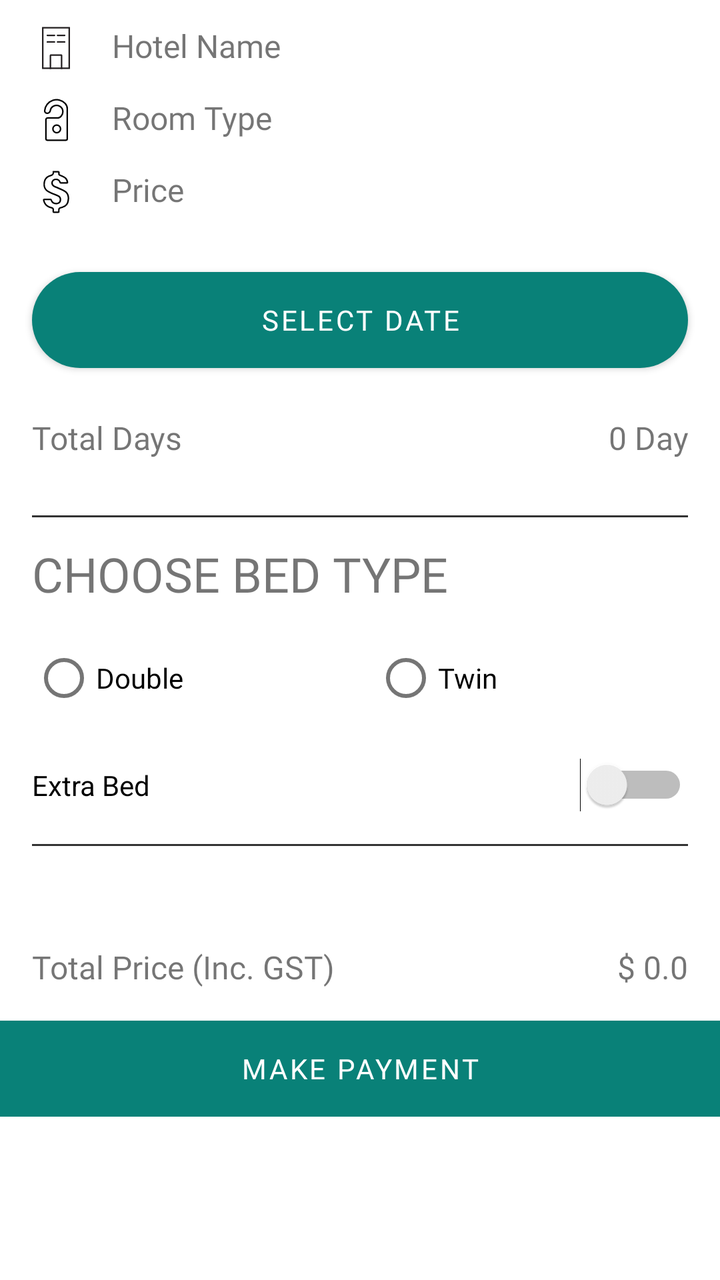
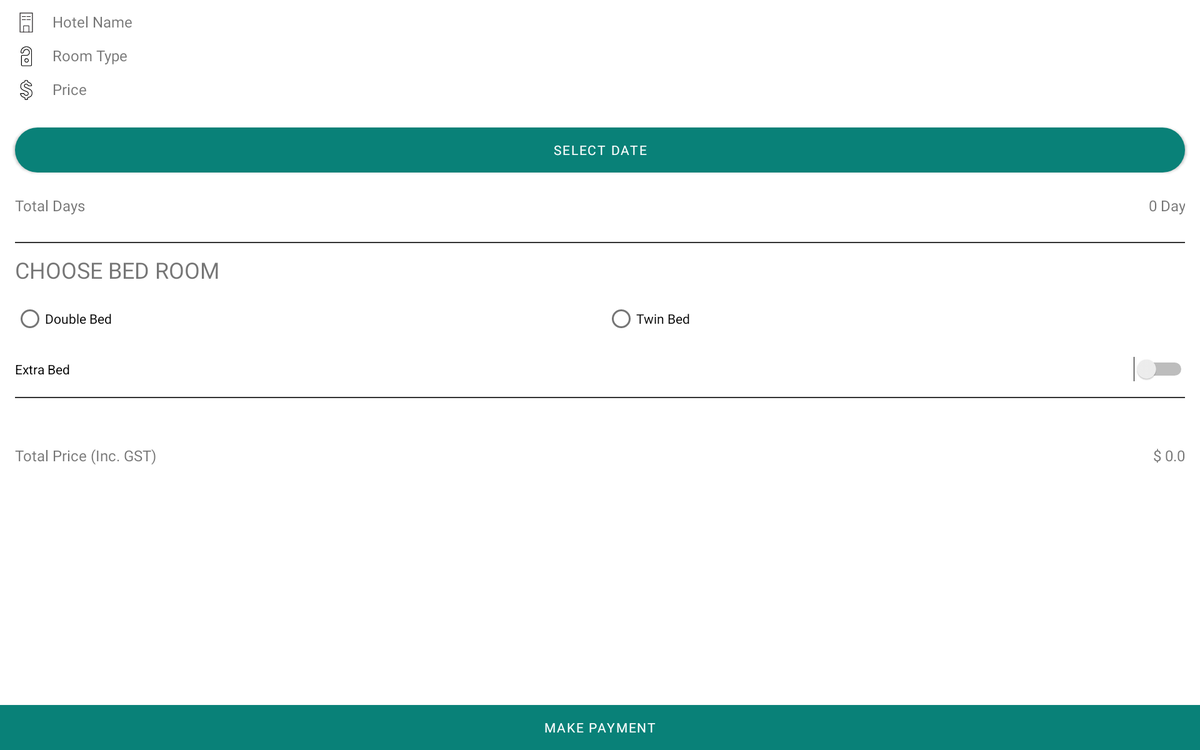

Two renders of one Android screen. The first uses the default layout on a phone; the second uses the alternative layout the repository ships for a different screen configuration, on a matching device. The two XML files are below.
<!-- AndroidManifest.xml: application theme Theme.Trippi -->
<!-- res/layout/activity_hotel_booking.xml -->
<?xml version="1.0" encoding="utf-8"?>
<ScrollView xmlns:android="http://schemas.android.com/apk/res/android"
    xmlns:app="http://schemas.android.com/apk/res-auto"
    xmlns:tools="http://schemas.android.com/tools"
    android:layout_width="match_parent"
    android:layout_height="match_parent"
    android:orientation="vertical"
    tools:context=".HotelBooking">

    <LinearLayout
        android:layout_width="match_parent"
        android:layout_height="wrap_content"
        android:orientation="vertical">

        <RelativeLayout
            android:layout_width="match_parent"
            android:layout_height="match_parent">

            <ImageView
                android:id="@+id/bookHotelImageView"
                android:layout_width="24dp"
                android:layout_height="24dp"
                android:layout_marginLeft="@dimen/pad_left"
                android:layout_marginTop="@dimen/margin_top"
                app:srcCompat="@drawable/ic_hotel" />

            <ImageView
                android:id="@+id/bookHotelRoomImageView"
                android:layout_width="24dp"
                android:layout_height="24dp"
                android:layout_below="@id/bookHotelImageView"
                android:layout_marginLeft="@dimen/pad_left"
                android:layout_marginTop="@dimen/margin_top"
                app:srcCompat="@drawable/ic_room" />

            <ImageView
                android:id="@+id/bookHotelPriceImageView"
                android:layout_width="24dp"
                android:layout_height="24dp"
                android:layout_below="@id/bookHotelRoomImageView"
                android:layout_marginLeft="@dimen/pad_left"
                android:layout_marginTop="@dimen/margin_top"
                app:srcCompat="@drawable/ic_currency" />

            <TextView
                android:id="@+id/bookHotelNameTextView"
                android:layout_width="wrap_content"
                android:layout_height="24dp"
                android:layout_marginLeft="@dimen/pad_left"
                android:layout_marginTop="@dimen/margin_top"
                android:layout_toRightOf="@id/bookHotelImageView"
                android:text="Hotel Name"
                android:textSize="@dimen/hotel_text" />

            <TextView
                android:id="@+id/bookHotelRoomTypeTextView"
                android:layout_width="wrap_content"
                android:layout_height="24dp"
                android:layout_below="@id/bookHotelNameTextView"
                android:layout_marginLeft="@dimen/pad_left"
                android:layout_marginTop="@dimen/margin_top"
                android:layout_toRightOf="@id/bookHotelRoomImageView"
                android:text="Room Type"
                android:textSize="@dimen/hotel_text" />

            <TextView
                android:id="@+id/bookHotelPriceTextView"
                android:layout_width="wrap_content"
                android:layout_height="24dp"
                android:layout_below="@id/bookHotelRoomTypeTextView"
                android:layout_marginLeft="@dimen/pad_left"
                android:layout_marginTop="@dimen/margin_top"
                android:layout_marginBottom="@dimen/pad_bottom"
                android:layout_toRightOf="@id/bookHotelPriceImageView"
                android:text="Price"
                android:textSize="@dimen/hotel_text" />
        </RelativeLayout>

        <Button
            android:id="@+id/bookHotelSelectDateButton"
            android:layout_width="match_parent"
            android:layout_height="wrap_content"
            android:layout_marginLeft="@dimen/pad_left"
            android:layout_marginTop="@dimen/margin_top"
            android:layout_marginRight="@dimen/pad_right"
            android:background="@drawable/custom_rounded_button"
            android:onClick="selectBookingDate"
            android:text="Select Date"
            android:textColor="@color/white" />

        <LinearLayout
            android:layout_width="match_parent"
            android:layout_height="match_parent"
            android:layout_marginTop="@dimen/margin_top"
            android:layout_marginBottom="@dimen/margin_bottom"
            android:orientation="horizontal">

            <TextView
                android:id="@+id/bookHotelTotalDaysLabelTextView"
                android:layout_width="wrap_content"
                android:layout_height="wrap_content"
                android:layout_marginLeft="@dimen/pad_left"
                android:layout_marginTop="@dimen/margin_top"
                android:layout_weight="1"
                android:text="Total Days"
                android:textSize="@dimen/hotel_text" />

            <TextView
                android:id="@+id/bookHotelTotalDaysTextView"
                android:layout_width="wrap_content"
                android:layout_height="wrap_content"
                android:layout_marginTop="@dimen/margin_top"
                android:layout_marginRight="@dimen/pad_right"
                android:layout_weight="1"
                android:gravity="end"
                android:text="0 Day"
                android:textDirection="ltr"
                android:textSize="@dimen/hotel_text" />
        </LinearLayout>

        <View
            android:id="@+id/speratorView2"
            android:layout_width="match_parent"
            android:layout_height="1dp"
            android:layout_marginLeft="@dimen/pad_left"
            android:layout_marginTop="@dimen/pad_top"
            android:layout_marginRight="@dimen/pad_right"
            android:background="#333333" />

        <TextView
            android:id="@+id/bookHotelBedTypeTextView"
            android:layout_width="wrap_content"
            android:layout_height="wrap_content"
            android:layout_marginLeft="@dimen/pad_left"
            android:layout_marginTop="@dimen/margin_top"
            android:text="Choose Bed Type"
            android:textAllCaps="true"
            android:textSize="@dimen/hotel_title" />

        <RadioGroup
            android:id="@+id/bedTypeRadioGroup"
            android:layout_width="match_parent"
            android:layout_height="wrap_content"
            android:layout_marginLeft="@dimen/pad_left"
            android:layout_marginTop="@dimen/margin_top"
            android:layout_marginRight="@dimen/pad_right"
            android:orientation="horizontal">

            <RadioButton
                android:id="@+id/doubleBedRadioButton"
                android:layout_width="wrap_content"
                android:layout_height="wrap_content"
                android:layout_weight="1"
                android:text="Double" />

            <RadioButton
                android:id="@+id/twinBedRadioButton"
                android:layout_width="wrap_content"
                android:layout_height="wrap_content"
                android:layout_weight="1"
                android:text="Twin" />

        </RadioGroup>

        <Switch
            android:id="@+id/extraBedSwitch"
            android:layout_width="match_parent"
            android:layout_height="match_parent"
            android:layout_marginLeft="@dimen/pad_left"
            android:layout_marginTop="@dimen/pad_top"
            android:layout_marginRight="@dimen/pad_right"
            android:layout_weight="1"
            android:text="Extra Bed" />

        <View
            android:id="@+id/speratorView"
            android:layout_width="match_parent"
            android:layout_height="1dp"
            android:layout_marginLeft="@dimen/pad_left"
            android:layout_marginTop="@dimen/pad_top"
            android:layout_marginRight="@dimen/pad_right"
            android:background="#333333" />

        <LinearLayout
            android:id="@+id/extraBedLinearLayout"
            android:layout_width="match_parent"
            android:layout_height="match_parent"
            android:layout_marginLeft="@dimen/pad_left"
            android:layout_marginTop="@dimen/margin_top"
            android:layout_marginRight="@dimen/pad_right"
            android:orientation="horizontal"
            android:visibility="invisible">

            <TextView
                android:id="@+id/extraBedPriceLabelTextView"
                android:layout_width="wrap_content"
                android:layout_height="wrap_content"
                android:layout_weight="1"
                android:text="Extra Bed Price"
                android:textSize="@dimen/hotel_text"
                android:visibility="visible" />

            <TextView
                android:id="@+id/extraBedPriceTextView"
                android:layout_width="wrap_content"
                android:layout_height="wrap_content"
                android:layout_weight="1"
                android:gravity="end"
                android:text="$ 0.0"
                android:textSize="@dimen/hotel_text"
                android:visibility="visible" />
        </LinearLayout>

        <LinearLayout
            android:layout_width="match_parent"
            android:layout_height="match_parent"
            android:layout_marginLeft="@dimen/pad_left"
            android:layout_marginTop="@dimen/pad_top"
            android:layout_marginRight="@dimen/pad_right"
            android:orientation="horizontal">

            <TextView
                android:id="@+id/bookHotelTotalPriceTextView"
                android:layout_width="wrap_content"
                android:layout_height="wrap_content"
                android:layout_marginRight="@dimen/pad_right"
                android:layout_weight="1"
                android:text="Total Price (Inc. GST)"
                android:textSize="@dimen/hotel_text" />

            <TextView
                android:id="@+id/bookHotelTotalPriceNumTextView"
                android:layout_width="wrap_content"
                android:layout_height="wrap_content"
                android:layout_weight="1"
                android:gravity="end"
                android:text="$ 0.0"
                android:textSize="@dimen/hotel_text" />
        </LinearLayout>

        <Button
            android:id="@+id/bookHotelMakePaymentButton"
            android:layout_width="match_parent"
            android:layout_height="wrap_content"
            android:layout_marginTop="@dimen/pad_top"
            android:background="@color/dark_cyan"
            android:onClick="onPaymentButtonClick"
            android:text="Make Payment"
            android:textColor="@color/white" />

    </LinearLayout>

</ScrollView>
<!-- resources referenced by this layout -->
<resources>
  <color name="dark_cyan">#FF098178</color>
  <color name="white">#FFFFFFFF</color>
  <dimen name="hotel_text">16sp</dimen>
  <dimen name="hotel_title">24sp</dimen>
  <dimen name="margin_bottom">12dp</dimen>
  <dimen name="margin_top">12dp</dimen>
  <dimen name="pad_bottom">16dp</dimen>
  <dimen name="pad_left">16dp</dimen>
  <dimen name="pad_right">16dp</dimen>
  <dimen name="pad_top">16dp</dimen>
  <!-- drawable custom_rounded_button (drawable) -->
  <?xml version="1.0" encoding="utf-8"?>
  <selector xmlns:android="http://schemas.android.com/apk/res/android">
      <item android:state_pressed="true" >
          <shape android:shape="rectangle"  >
              <corners android:radius="50dp" />
              <solid android:color="@color/dark_cyan"/>
          </shape>
      </item>
      <item android:state_focused="true">
          <shape android:shape="rectangle"  >
              <corners android:radius="50dp" />
              <solid android:color="@color/dark_cyan"/>
          </shape>
      </item>
      <item >
          <shape android:shape="rectangle"  >
              <corners android:radius="50dp" />
              <solid android:color="@color/dark_cyan"/>
          </shape>
      </item>
  </selector>
  <!-- drawable ic_room (drawable) -->
  <vector xmlns:android="http://schemas.android.com/apk/res/android"
      android:width="64dp"
      android:height="64dp"
      android:viewportWidth="64"
      android:viewportHeight="64">
    <path
        android:pathData="M47.08,19c0,-0.23 0,-0.86 0,-1.6A10.7,10.7 0,0 0,44.28 10a15.84,15.84 0,0 0,-27.36 9.54A3.21,3.21 0,0 0,20.16 23h0.08A4.6,4.6 0,0 0,22 22.66a4.26,4.26 0,0 0,2.49 -3.44A7.23,7.23 0,0 1,27.76 14c6.6,-4 13.4,0.68 13.4,6.92 0,3.7 -3,8.39 -7,8.39h0l-13.37,0a2.27,2.27 0,0 0,-2.27 2.27V56.73A2.27,2.27 0,0 0,20.74 59H44.81a2.27,2.27 0,0 0,2.27 -2.27V17.4"
        android:strokeWidth="2"
        android:fillColor="#00000000"
        android:strokeColor="#000"
        android:strokeLineCap="round"/>
    <path
        android:pathData="M32.96,43.87m-5.11,0a5.11,5.11 0,1 1,10.22 0a5.11,5.11 0,1 1,-10.22 0"
        android:strokeWidth="2"
        android:fillColor="#00000000"
        android:strokeColor="#000"/>
  </vector>
  <style name="Theme.Trippi" parent="Theme.MaterialComponents.DayNight.DarkActionBar">
          
          <item name="colorPrimary">@color/dark_cyan</item>
          <item name="colorPrimaryVariant">@color/cyan</item>
          <item name="colorOnPrimary">@color/white</item>
          
          <item name="colorSecondary">@color/silver</item>
          <item name="colorSecondaryVariant">@color/teal_700</item>
          <item name="colorOnSecondary">@color/black</item>
          
          <item name="android:statusBarColor" tools:targetApi="l">?attr/colorPrimaryVariant</item>
          
          <item name="fontFamily">@font/lao_sangam</item>
      </style>
  <color name="cyan">#FF0B9C91</color>
  <color name="silver">#FFC0C0C0</color>
  <color name="teal_700">#FF018786</color>
  <color name="black">#FF000000</color>
</resources>
<!-- res/layout-xlarge/activity_hotel_booking.xml (the repository's variant of the layout above) -->
<!-- drawn on a large tablet held sideways -->
<?xml version="1.0" encoding="utf-8"?>
<RelativeLayout xmlns:android="http://schemas.android.com/apk/res/android"
    xmlns:app="http://schemas.android.com/apk/res-auto"
    xmlns:tools="http://schemas.android.com/tools"
    android:layout_width="match_parent"
    android:layout_height="match_parent"
    tools:context=".BookingPayment">
    <ScrollView
        android:layout_width="match_parent"
        android:layout_height="match_parent"
        android:orientation="vertical"
        android:layout_above="@id/bookHotelMakePaymentButton">

        <LinearLayout
            android:layout_width="match_parent"
            android:layout_height="wrap_content"
            android:orientation="vertical">

            <RelativeLayout
                android:layout_width="match_parent"
                android:layout_height="match_parent">

                <ImageView
                    android:id="@+id/bookHotelImageView"
                    android:layout_width="24dp"
                    android:layout_height="24dp"
                    android:layout_marginLeft="@dimen/pad_left"
                    android:layout_marginTop="@dimen/margin_top"
                    app:srcCompat="@drawable/ic_hotel" />

                <ImageView
                    android:id="@+id/bookHotelRoomImageView"
                    android:layout_width="24dp"
                    android:layout_height="24dp"
                    android:layout_below="@id/bookHotelImageView"
                    android:layout_marginLeft="@dimen/pad_left"
                    android:layout_marginTop="@dimen/margin_top"
                    app:srcCompat="@drawable/ic_room" />

                <ImageView
                    android:id="@+id/bookHotelPriceImageView"
                    android:layout_width="24dp"
                    android:layout_height="24dp"
                    android:layout_below="@id/bookHotelRoomImageView"
                    android:layout_marginLeft="@dimen/pad_left"
                    android:layout_marginTop="@dimen/margin_top"
                    app:srcCompat="@drawable/ic_currency" />

                <TextView
                    android:id="@+id/bookHotelNameTextView"
                    android:layout_width="wrap_content"
                    android:layout_height="24dp"
                    android:layout_marginLeft="@dimen/pad_left"
                    android:layout_marginTop="@dimen/margin_top"
                    android:layout_toRightOf="@id/bookHotelImageView"
                    android:text="Hotel Name"
                    android:textSize="@dimen/hotel_text" />

                <TextView
                    android:id="@+id/bookHotelRoomTypeTextView"
                    android:layout_width="wrap_content"
                    android:layout_height="24dp"
                    android:layout_below="@id/bookHotelNameTextView"
                    android:layout_marginLeft="@dimen/pad_left"
                    android:layout_marginTop="@dimen/margin_top"
                    android:layout_toRightOf="@id/bookHotelRoomImageView"
                    android:text="Room Type"
                    android:textSize="@dimen/hotel_text" />

                <TextView
                    android:id="@+id/bookHotelPriceTextView"
                    android:layout_width="wrap_content"
                    android:layout_height="24dp"
                    android:layout_below="@id/bookHotelRoomTypeTextView"
                    android:layout_marginLeft="@dimen/pad_left"
                    android:layout_marginTop="@dimen/margin_top"
                    android:layout_marginBottom="@dimen/pad_bottom"
                    android:layout_toRightOf="@id/bookHotelPriceImageView"
                    android:text="Price"
                    android:textSize="@dimen/hotel_text" />
            </RelativeLayout>

            <Button
                android:id="@+id/bookHotelSelectDateButton"
                android:layout_width="match_parent"
                android:layout_height="wrap_content"
                android:layout_marginLeft="@dimen/pad_left"
                android:layout_marginTop="@dimen/margin_top"
                android:layout_marginRight="@dimen/pad_right"
                android:background="@drawable/custom_rounded_button"
                android:onClick="selectBookingDate"
                android:text="Select Date"
                android:textColor="@color/white" />

            <LinearLayout
                android:layout_width="match_parent"
                android:layout_height="match_parent"
                android:layout_marginTop="@dimen/margin_top"
                android:layout_marginBottom="@dimen/margin_bottom"
                android:orientation="horizontal">

                <TextView
                    android:id="@+id/bookHotelTotalDaysLabelTextView"
                    android:layout_width="wrap_content"
                    android:layout_height="wrap_content"
                    android:layout_marginLeft="@dimen/pad_left"
                    android:layout_marginTop="@dimen/margin_top"
                    android:layout_weight="1"
                    android:text="Total Days"
                    android:textSize="@dimen/hotel_text" />

                <TextView
                    android:id="@+id/bookHotelTotalDaysTextView"
                    android:layout_width="wrap_content"
                    android:layout_height="wrap_content"
                    android:layout_marginTop="@dimen/margin_top"
                    android:layout_marginRight="@dimen/pad_right"
                    android:layout_weight="1"
                    android:gravity="end"
                    android:text="0 Day"
                    android:textDirection="ltr"
                    android:textSize="@dimen/hotel_text" />
            </LinearLayout>

            <View
                android:id="@+id/speratorView2"
                android:layout_width="match_parent"
                android:layout_height="1dp"
                android:layout_marginLeft="@dimen/pad_left"
                android:layout_marginTop="@dimen/pad_top"
                android:layout_marginRight="@dimen/pad_right"
                android:background="#333333" />

            <TextView
                android:id="@+id/bookHotelBedTypeTextView"
                android:layout_width="wrap_content"
                android:layout_height="wrap_content"
                android:layout_marginLeft="@dimen/pad_left"
                android:layout_marginTop="@dimen/margin_top"
                android:text="Choose Bed Room"
                android:textAllCaps="true"
                android:textSize="@dimen/hotel_title" />

            <RadioGroup
                android:id="@+id/bedTypeRadioGroup"
                android:layout_width="match_parent"
                android:layout_height="wrap_content"
                android:layout_marginLeft="@dimen/pad_left"
                android:layout_marginTop="@dimen/margin_top"
                android:layout_marginRight="@dimen/pad_right"
                android:orientation="horizontal">

                <RadioButton
                    android:id="@+id/doubleBedRadioButton"
                    android:layout_width="wrap_content"
                    android:layout_height="wrap_content"
                    android:layout_weight="1"
                    android:text="Double Bed" />

                <RadioButton
                    android:id="@+id/twinBedRadioButton"
                    android:layout_width="wrap_content"
                    android:layout_height="wrap_content"
                    android:layout_weight="1"
                    android:text="Twin Bed" />

            </RadioGroup>

            <Switch
                android:id="@+id/extraBedSwitch"
                android:layout_width="match_parent"
                android:layout_height="match_parent"
                android:layout_marginLeft="@dimen/pad_left"
                android:layout_marginTop="@dimen/pad_top"
                android:layout_marginRight="@dimen/pad_right"
                android:layout_weight="1"
                android:text="Extra Bed" />

            <View
                android:id="@+id/speratorView"
                android:layout_width="match_parent"
                android:layout_height="1dp"
                android:layout_marginLeft="@dimen/pad_left"
                android:layout_marginTop="@dimen/pad_top"
                android:layout_marginRight="@dimen/pad_right"
                android:background="#333333" />

            <LinearLayout
                android:id="@+id/extraBedLinearLayout"
                android:layout_width="match_parent"
                android:layout_height="match_parent"
                android:layout_marginLeft="@dimen/pad_left"
                android:layout_marginTop="@dimen/margin_top"
                android:layout_marginRight="@dimen/pad_right"
                android:orientation="horizontal"
                android:visibility="invisible">

                <TextView
                    android:id="@+id/extraBedPriceLabelTextView"
                    android:layout_width="wrap_content"
                    android:layout_height="wrap_content"
                    android:layout_weight="1"
                    android:text="Extra Bed Price"
                    android:textSize="@dimen/hotel_text"
                    android:visibility="visible" />

                <TextView
                    android:id="@+id/extraBedPriceTextView"
                    android:layout_width="wrap_content"
                    android:layout_height="wrap_content"
                    android:layout_weight="1"
                    android:gravity="end"
                    android:text="$ 0.0"
                    android:textSize="@dimen/hotel_text"
                    android:visibility="visible" />
            </LinearLayout>

            <LinearLayout
                android:layout_width="match_parent"
                android:layout_height="match_parent"
                android:layout_marginLeft="@dimen/pad_left"
                android:layout_marginTop="@dimen/pad_top"
                android:layout_marginRight="@dimen/pad_right"
                android:orientation="horizontal">

                <TextView
                    android:id="@+id/bookHotelTotalPriceTextView"
                    android:layout_width="wrap_content"
                    android:layout_height="wrap_content"
                    android:layout_marginRight="@dimen/pad_right"
                    android:layout_weight="1"
                    android:text="Total Price (Inc. GST)"
                    android:textSize="@dimen/hotel_text" />

                <TextView
                    android:id="@+id/bookHotelTotalPriceNumTextView"
                    android:layout_width="wrap_content"
                    android:layout_height="wrap_content"
                    android:layout_weight="1"
                    android:gravity="end"
                    android:text="$ 0.0"
                    android:textSize="@dimen/hotel_text" />
            </LinearLayout>

        </LinearLayout>

    </ScrollView>

    <Button
        android:id="@+id/bookHotelMakePaymentButton"
        android:layout_width="match_parent"
        android:layout_height="wrap_content"
        android:layout_alignParentBottom="true"
        android:background="@color/dark_cyan"
        android:onClick="onPaymentButtonClick"
        android:text="Make Payment"
        android:textColor="@color/white" />
</RelativeLayout>
